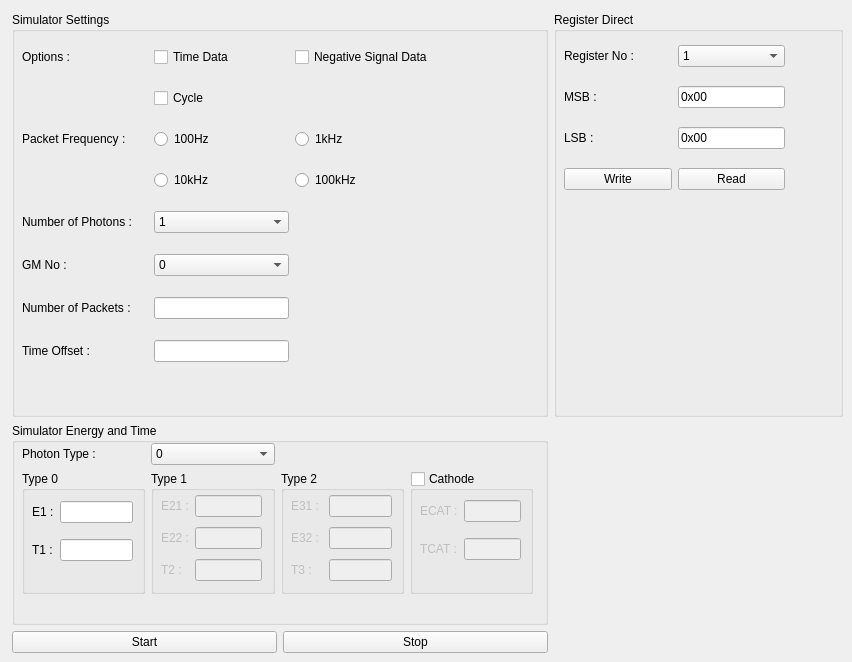
    <widget class="QWidget" name="simTab">
     <attribute name="title">
      <string>Simulator</string>
     </attribute>
     <widget class="QWidget" name="layoutWidget10">
      <property name="geometry">
       <rect>
        <x>12</x>
        <y>12</y>
        <width>831</width>
        <height>641</height>
       </rect>
      </property>
      <layout class="QGridLayout" name="gridLayout_49" rowstretch="60,30,10" columnstretch="65,35">
       <item row="0" column="0">
        <widget class="QGroupBox" name="simSettingsGroup">
         <property name="title">
          <string>Simulator Settings</string>
         </property>
         <widget class="QWidget" name="gridLayoutWidget">
          <property name="geometry">
           <rect>
            <x>10</x>
            <y>20</y>
            <width>411</width>
            <height>351</height>
           </rect>
          </property>
          <layout class="QGridLayout" name="gridLayout_24" columnstretch="28,30,30">
           <item row="4" column="1">
            <widget class="QComboBox" name="simNoOfPhotonsCombo">
             <item>
              <property name="text">
               <string>1</string>
              </property>
             </item>
             <item>
              <property name="text">
               <string>2</string>
              </property>
             </item>
             <item>
              <property name="text">
               <string>3</string>
              </property>
             </item>
             <item>
              <property name="text">
               <string>4</string>
              </property>
             </item>
            </widget>
           </item>
           <item row="7" column="1">
            <widget class="QLineEdit" name="simTimeOffsetEdit"/>
           </item>
           <item row="2" column="2">
            <widget class="QRadioButton" name="simPktFreq_1kHz_radio">
             <property name="text">
              <string>1kHz</string>
             </property>
             <attribute name="buttonGroup">
              <string notr="true">simPktFreqGroup</string>
             </attribute>
            </widget>
           </item>
           <item row="2" column="1">
            <widget class="QRadioButton" name="simPktFreq_100Hz_radio">
             <property name="text">
              <string>100Hz</string>
             </property>
             <attribute name="buttonGroup">
              <string notr="true">simPktFreqGroup</string>
             </attribute>
            </widget>
           </item>
           <item row="3" column="2">
            <widget class="QRadioButton" name="simPktFreq_100kHz_radio">
             <property name="text">
              <string>100kHz</string>
             </property>
             <attribute name="buttonGroup">
              <string notr="true">simPktFreqGroup</string>
             </attribute>
            </widget>
           </item>
           <item row="0" column="1">
            <widget class="QCheckBox" name="simTimeDataCheck">
             <property name="text">
              <string>Time Data</string>
             </property>
            </widget>
           </item>
           <item row="0" column="0">
            <widget class="QLabel" name="simOptionsLab">
             <property name="text">
              <string>Options :</string>
             </property>
            </widget>
           </item>
           <item row="3" column="1">
            <widget class="QRadioButton" name="simPktFreq_10kHz_radio">
             <property name="text">
              <string>10kHz</string>
             </property>
             <attribute name="buttonGroup">
              <string notr="true">simPktFreqGroup</string>
             </attribute>
            </widget>
           </item>
           <item row="2" column="0">
            <widget class="QLabel" name="simPktFreqLab">
             <property name="text">
              <string>Packet Frequency :</string>
             </property>
            </widget>
           </item>
           <item row="5" column="0">
            <widget class="QLabel" name="simGMNoLab">
             <property name="text">
              <string>GM No :</string>
             </property>
            </widget>
           </item>
           <item row="6" column="0">
            <widget class="QLabel" name="simNoOfPktsLab">
             <property name="text">
              <string>Number of Packets :</string>
             </property>
            </widget>
           </item>
           <item row="6" column="1">
            <widget class="QLineEdit" name="simNoOfPktsEdit">
             <property name="inputMethodHints">
              <set>Qt::ImhNone</set>
             </property>
            </widget>
           </item>
           <item row="4" column="0">
            <widget class="QLabel" name="simNoOfPhotonsLab">
             <property name="text">
              <string>Number of Photons :</string>
             </property>
            </widget>
           </item>
           <item row="7" column="0">
            <widget class="QLabel" name="simTimeOffsetLab">
             <property name="text">
              <string>Time Offset :</string>
             </property>
            </widget>
           </item>
           <item row="5" column="1">
            <widget class="QComboBox" name="simGMNoCombo">
             <item>
              <property name="text">
               <string>0</string>
              </property>
             </item>
             <item>
              <property name="text">
               <string>1</string>
              </property>
             </item>
             <item>
              <property name="text">
               <string>2</string>
              </property>
             </item>
             <item>
              <property name="text">
               <string>3</string>
              </property>
             </item>
            </widget>
           </item>
           <item row="1" column="1">
            <widget class="QCheckBox" name="simCycleCheck">
             <property name="text">
              <string>Cycle</string>
             </property>
            </widget>
           </item>
           <item row="0" column="2">
            <widget class="QCheckBox" name="simNegSignalData">
             <property name="text">
              <string>Negative Signal Data</string>
             </property>
            </widget>
           </item>
          </layout>
         </widget>
        </widget>
       </item>
       <item row="0" column="1">
        <widget class="QGroupBox" name="simRegDirectGroup">
         <property name="title">
          <string>Register Direct</string>
         </property>
         <widget class="QWidget" name="layoutWidget201">
          <property name="geometry">
           <rect>
            <x>10</x>
            <y>20</y>
            <width>221</width>
            <height>171</height>
           </rect>
          </property>
          <layout class="QGridLayout" name="gridLayout_32" columnstretch="50,50">
           <item row="0" column="0">
            <widget class="QLabel" name="simRegNoLabel">
             <property name="text">
              <string>Register No :</string>
             </property>
            </widget>
           </item>
           <item row="0" column="1">
            <widget class="QComboBox" name="simRegNoCombo">
             <item>
              <property name="text">
               <string>1</string>
              </property>
             </item>
             <item>
              <property name="text">
               <string>2</string>
              </property>
             </item>
             <item>
              <property name="text">
               <string>3</string>
              </property>
             </item>
             <item>
              <property name="text">
               <string>4</string>
              </property>
             </item>
             <item>
              <property name="text">
               <string>5</string>
              </property>
             </item>
             <item>
              <property name="text">
               <string>6</string>
              </property>
             </item>
             <item>
              <property name="text">
               <string>7</string>
              </property>
             </item>
             <item>
              <property name="text">
               <string>8</string>
              </property>
             </item>
             <item>
              <property name="text">
               <string>9</string>
              </property>
             </item>
             <item>
              <property name="text">
               <string>10</string>
              </property>
             </item>
            </widget>
           </item>
           <item row="1" column="0">
            <widget class="QLabel" name="simRegMSBLabel">
             <property name="text">
              <string>MSB :</string>
             </property>
            </widget>
           </item>
           <item row="1" column="1">
            <widget class="QLineEdit" name="simRegMSBEdit">
             <property name="text">
              <string>0x00</string>
             </property>
            </widget>
           </item>
           <item row="2" column="0">
            <widget class="QLabel" name="simRegLSBLabel">
             <property name="text">
              <string>LSB :</string>
             </property>
            </widget>
           </item>
           <item row="2" column="1">
            <widget class="QLineEdit" name="simRegLSBEdit">
             <property name="text">
              <string>0x00</string>
             </property>
            </widget>
           </item>
           <item row="3" column="0">
            <widget class="QPushButton" name="simRegWriteButton">
             <property name="text">
              <string>Write</string>
             </property>
            </widget>
           </item>
           <item row="3" column="1">
            <widget class="QPushButton" name="simRegReadButton">
             <property name="text">
              <string>Read</string>
             </property>
            </widget>
           </item>
          </layout>
         </widget>
        </widget>
       </item>
       <item row="1" column="0">
        <widget class="QGroupBox" name="simEnergyAndTimeGroup">
         <property name="title">
          <string>Simulator Energy and Time</string>
         </property>
         <widget class="QWidget" name="layoutWidget522">
          <property name="geometry">
           <rect>
            <x>10</x>
            <y>20</y>
            <width>511</width>
            <height>151</height>
           </rect>
          </property>
          <layout class="QGridLayout" name="gridLayout_44" columnstretch="0,0,0,0">
           <item row="1" column="2">
            <widget class="QGroupBox" name="simPhotonType2Group">
             <property name="title">
              <string>Type 2</string>
             </property>
             <widget class="QWidget" name="gridLayoutWidget_5">
              <property name="geometry">
               <rect>
                <x>10</x>
                <y>20</y>
                <width>101</width>
                <height>95</height>
               </rect>
              </property>
              <layout class="QGridLayout" name="gridLayout_42">
               <item row="2" column="0">
                <widget class="QLabel" name="simT3Lab">
                 <property name="enabled">
                  <bool>false</bool>
                 </property>
                 <property name="text">
                  <string>T3 :</string>
                 </property>
                </widget>
               </item>
               <item row="0" column="0">
                <widget class="QLabel" name="simE31Lab">
                 <property name="enabled">
                  <bool>false</bool>
                 </property>
                 <property name="text">
                  <string>E31 : </string>
                 </property>
                </widget>
               </item>
               <item row="1" column="0">
                <widget class="QLabel" name="simE32Lab">
                 <property name="enabled">
                  <bool>false</bool>
                 </property>
                 <property name="text">
                  <string>E32 :</string>
                 </property>
                </widget>
               </item>
               <item row="0" column="1">
                <widget class="QLineEdit" name="simE31Edit">
                 <property name="enabled">
                  <bool>false</bool>
                 </property>
                </widget>
               </item>
               <item row="1" column="1">
                <widget class="QLineEdit" name="simE32Edit">
                 <property name="enabled">
                  <bool>false</bool>
                 </property>
                </widget>
               </item>
               <item row="2" column="1">
                <widget class="QLineEdit" name="simT3Edit">
                 <property name="enabled">
                  <bool>false</bool>
                 </property>
                </widget>
               </item>
              </layout>
             </widget>
            </widget>
           </item>
           <item row="1" column="1">
            <widget class="QGroupBox" name="simPhotonType1Group">
             <property name="title">
              <string>Type 1</string>
             </property>
             <property name="flat">
              <bool>false</bool>
             </property>
             <widget class="QWidget" name="gridLayoutWidget_3">
              <property name="geometry">
               <rect>
                <x>10</x>
                <y>20</y>
                <width>101</width>
                <height>95</height>
               </rect>
              </property>
              <layout class="QGridLayout" name="gridLayout_36">
               <item row="2" column="0">
                <widget class="QLabel" name="simT2Lab">
                 <property name="enabled">
                  <bool>false</bool>
                 </property>
                 <property name="text">
                  <string>T2 :</string>
                 </property>
                </widget>
               </item>
               <item row="1" column="0">
                <widget class="QLabel" name="simE22Lab">
                 <property name="enabled">
                  <bool>false</bool>
                 </property>
                 <property name="text">
                  <string>E22 :</string>
                 </property>
                </widget>
               </item>
               <item row="0" column="0">
                <widget class="QLabel" name="simE21Lab">
                 <property name="enabled">
                  <bool>false</bool>
                 </property>
                 <property name="text">
                  <string>E21 :</string>
                 </property>
                </widget>
               </item>
               <item row="0" column="1">
                <widget class="QLineEdit" name="simE21Edit">
                 <property name="enabled">
                  <bool>false</bool>
                 </property>
                </widget>
               </item>
               <item row="1" column="1">
                <widget class="QLineEdit" name="simE22Edit">
                 <property name="enabled">
                  <bool>false</bool>
                 </property>
                </widget>
               </item>
               <item row="2" column="1">
                <widget class="QLineEdit" name="simT2Edit">
                 <property name="enabled">
                  <bool>false</bool>
                 </property>
                </widget>
               </item>
              </layout>
             </widget>
            </widget>
           </item>
           <item row="0" column="0">
            <widget class="QLabel" name="simPhotonTypeLab">
             <property name="text">
              <string>Photon Type :</string>
             </property>
            </widget>
           </item>
           <item row="0" column="1">
            <widget class="QComboBox" name="simPhotonTypeCombo">
             <item>
              <property name="text">
               <string>0</string>
              </property>
             </item>
             <item>
              <property name="text">
               <string>1</string>
              </property>
             </item>
             <item>
              <property name="text">
               <string>2</string>
              </property>
             </item>
            </widget>
           </item>
           <item row="1" column="0">
            <widget class="QGroupBox" name="simPhotonType0Group">
             <property name="title">
              <string>Type 0</string>
             </property>
             <widget class="QWidget" name="gridLayoutWidget_2">
              <property name="geometry">
               <rect>
                <x>10</x>
                <y>20</y>
                <width>101</width>
                <height>80</height>
               </rect>
              </property>
              <layout class="QGridLayout" name="gridLayout_30">
               <item row="0" column="0">
                <widget class="QLabel" name="simE1Lab">
                 <property name="text">
                  <string>E1 :</string>
                 </property>
                </widget>
               </item>
               <item row="1" column="0">
                <widget class="QLabel" name="simT1Lab">
                 <property name="text">
                  <string>T1 :</string>
                 </property>
                </widget>
               </item>
               <item row="0" column="1">
                <widget class="QLineEdit" name="simE1Edit"/>
               </item>
               <item row="1" column="1">
                <widget class="QLineEdit" name="simT1Edit"/>
               </item>
              </layout>
             </widget>
            </widget>
           </item>
           <item row="1" column="3">
            <widget class="QGroupBox" name="simCathodeGroup">
             <property name="title">
              <string>Cathode</string>
             </property>
             <property name="checkable">
              <bool>true</bool>
             </property>
             <property name="checked">
              <bool>false</bool>
             </property>
             <widget class="QWidget" name="gridLayoutWidget_10">
              <property name="geometry">
               <rect>
                <x>10</x>
                <y>19</y>
                <width>101</width>
                <height>81</height>
               </rect>
              </property>
              <layout class="QGridLayout" name="gridLayout_43">
               <item row="0" column="0">
                <widget class="QLabel" name="simECATLab">
                 <property name="text">
                  <string>ECAT :</string>
                 </property>
                </widget>
               </item>
               <item row="1" column="0">
                <widget class="QLabel" name="simTCATLab">
                 <property name="text">
                  <string>TCAT :</string>
                 </property>
                </widget>
               </item>
               <item row="0" column="1">
                <widget class="QLineEdit" name="simECATEdit"/>
               </item>
               <item row="1" column="1">
                <widget class="QLineEdit" name="simTCATEdit"/>
               </item>
              </layout>
             </widget>
            </widget>
           </item>
          </layout>
         </widget>
        </widget>
       </item>
       <item row="2" column="0">
        <layout class="QHBoxLayout" name="horizontalLayout">
         <item>
          <widget class="QPushButton" name="startSimBtn">
           <property name="text">
            <string>Start</string>
           </property>
          </widget>
         </item>
         <item>
          <widget class="QPushButton" name="stopSimBtn">
           <property name="text">
            <string>Stop</string>
           </property>
          </widget>
         </item>
        </layout>
       </item>
      </layout>
     </widget>
    </widget>
